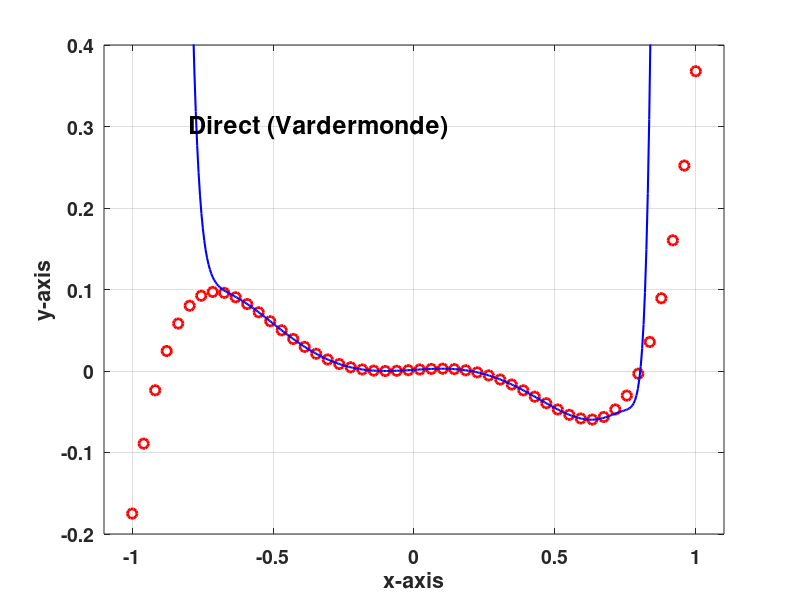

MATLAB code for this plot:
function dataLL

% global poly interpolation: direct versus Lagrange
% example used is the 5th degree poly from data set
% demos problems arising from vandermonde matrix
% try nx = 5, 10, 40, 50

% icase = 1: direct (Vardermonde)   icase=2: Lagrange
icase=1

% 5th degree poly data
a=-1; b=1;
nx=50
xd=linspace(a,b,nx);
for iy=1:nx
    yd(iy)=(xd(iy)+0.9)*(xd(iy)+0.1)^2*(xd(iy)-0.2)*(xd(iy)-0.8);
end

n=400;
xp=linspace(a,b,n);

if icase==1
    say=['Direct (Vardermonde)'];
    aa=inv(vander(xd))*yd';
    for ii=1:n
        p(ii)=aa(nx);
        for ip=2:nx
            p(ii)=p(ii)+aa(nx-ip+1)*xp(ii)^(ip-1);
        end
    end
elseif icase==2  
    say=['Lagrange'];
    for ii=1:n
        p(ii)=0;
        for k=1:nx
            p(ii)=p(ii)+yd(k)*ell(k,xp(ii),xd);
        end
    end
end

clf
% get(gcf)
set(gcf,'Position', [4 1052 651 293])
hold on
box on
plot(xd,yd,'or','MarkerSize',7,'LineWidth',2)
plot(xp,p,'b','LineWidth',1.5)

text(-0.8,0.3,say,'FontSize',18,'FontWeight','bold')

axis([-1.1 1.1 -0.2 0.4])
grid on
xlabel('x-axis')
ylabel('y-axis')
set(gca,'FontSize',14,'FontWeight','bold')

% lagrange basis function
function p=ell(i,x,xd)
[n1 n2]=size(xd);
p=1;
for j=1:n2
    if j ~= i
        p=p*(x-xd(j))/(xd(i)-xd(j));
    end
end



